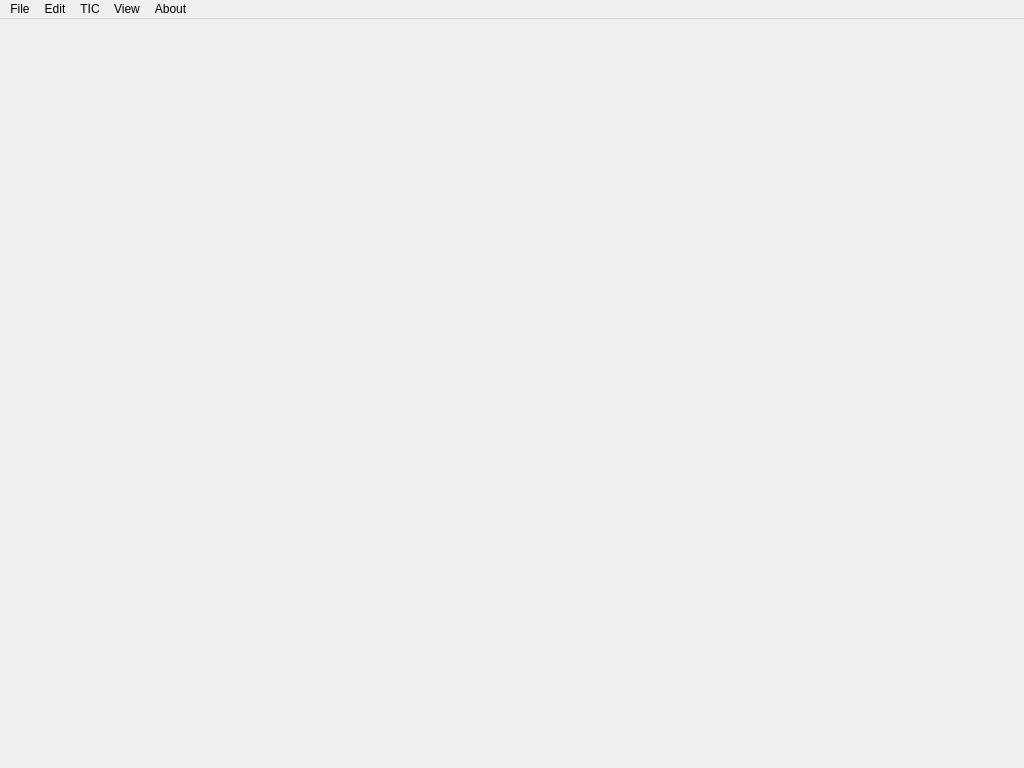
<?xml version="1.0" encoding="UTF-8"?>
<ui version="4.0">
 <class>MainTigerWindow</class>
 <widget class="QMainWindow" name="MainTigerWindow">
  <property name="geometry">
   <rect>
    <x>0</x>
    <y>0</y>
    <width>1024</width>
    <height>768</height>
   </rect>
  </property>
  <property name="minimumSize">
   <size>
    <width>1024</width>
    <height>768</height>
   </size>
  </property>
  <property name="windowTitle">
   <string>TIGER - Topological Interlocking GEneratoR</string>
  </property>
  <property name="windowIcon">
   <iconset>
    <normaloff>:/Icons/help.png</normaloff>:/Icons/help.png</iconset>
  </property>
  <property name="iconSize">
   <size>
    <width>22</width>
    <height>22</height>
   </size>
  </property>
  <widget class="QWidget" name="centralwidget">
   <layout class="QGridLayout" name="gridLayout">
    <item row="0" column="0">
     <widget class="QVTKOpenGLNativeWidget" name="qvtkWidget" native="true"/>
    </item>
   </layout>
  </widget>
  <widget class="QMenuBar" name="menuBar">
   <property name="geometry">
    <rect>
     <x>0</x>
     <y>0</y>
     <width>1024</width>
     <height>20</height>
    </rect>
   </property>
   <widget class="QMenu" name="menuFile">
    <property name="title">
     <string>File</string>
    </property>
    <widget class="QMenu" name="menuNew">
     <property name="title">
      <string>New</string>
     </property>
     <widget class="QMenu" name="menuNewTessellation">
      <property name="title">
       <string>Tessellation</string>
      </property>
      <widget class="QMenu" name="menuNewParametricSurface">
       <property name="title">
        <string>Parametric Surface</string>
       </property>
       <addaction name="actionNewBarrelVaultGeometry"/>
       <addaction name="actionNewBendedSquareGeometry"/>
       <addaction name="actionNewConeGeometry"/>
       <addaction name="actionNewCylinderGeometry"/>
       <addaction name="actionNewParaboloidGeometry"/>
       <addaction name="actionNewSquareGridGeometry"/>
       <addaction name="actionNewTorusGeometry"/>
       <addaction name="actionNewTruncatedConeGeometry"/>
       <addaction name="actionNewCyclideGeometry"/>
      </widget>
      <widget class="QMenu" name="menuNewPolygon">
       <property name="title">
        <string>Polygon</string>
       </property>
       <addaction name="actionNewEquilateralTriangleGeometry"/>
       <addaction name="actionNewNsidedRegularPolygonGeometry"/>
       <addaction name="actionNewRectangleGeometry"/>
       <addaction name="actionNewSquareGeometry"/>
      </widget>
      <widget class="QMenu" name="menuNewSolid">
       <property name="title">
        <string>Solid</string>
       </property>
       <addaction name="actionNewPlatonicSolidGeometry"/>
       <addaction name="actionNewArchimedeanSolidGeometry"/>
      </widget>
      <addaction name="menuNewParametricSurface"/>
      <addaction name="menuNewPolygon"/>
      <addaction name="menuNewSolid"/>
      <addaction name="separator"/>
      <addaction name="actionNewObjFileGeometry"/>
     </widget>
     <addaction name="actionNewWorkspace"/>
     <addaction name="menuNewTessellation"/>
    </widget>
    <widget class="QMenu" name="menuSaveGeogebraJsFile">
     <property name="title">
      <string>Save Geogebra JS File</string>
     </property>
     <addaction name="actionSaveGeogebraJsTessellationFile"/>
     <addaction name="actionSaveGeogebraJsAllAssemblyFile"/>
     <addaction name="actionSaveGeogebraJsAssemblyFilePerBlock"/>
     <addaction name="actionSaveGeogebraJsAllInterfacePolygonsFile"/>
     <addaction name="separator"/>
     <addaction name="actionSaveGeogebraJsAllFile"/>
    </widget>
    <widget class="QMenu" name="menuSaveOBJFile">
     <property name="title">
      <string>Save OBJ File</string>
     </property>
     <addaction name="actionSaveObjTessellationFile"/>
     <addaction name="actionSaveObjAllAssemblyFile"/>
     <addaction name="actionSaveObjAssemblyFilePerBlock"/>
     <addaction name="actionSaveObjAllInterfacePolygonsFile"/>
     <addaction name="actionSaveObjWorkspaceFile"/>
    </widget>
    <widget class="QMenu" name="menuSaveVRMLFile">
     <property name="title">
      <string>Save VRML File</string>
     </property>
     <addaction name="actionSaveVrmlTessellationFile"/>
     <addaction name="actionSaveVrmlAssemblyFile"/>
     <addaction name="actionSaveVrmlAssemblyFilePerBlock"/>
     <addaction name="actionSaveVrmlInterfacePolygonsFile"/>
     <addaction name="actionSaveVrmlWorkspaceFile"/>
    </widget>
    <addaction name="menuNew"/>
    <addaction name="separator"/>
    <addaction name="actionSaveAbaqusFile"/>
    <addaction name="menuSaveGeogebraJsFile"/>
    <addaction name="menuSaveOBJFile"/>
    <addaction name="menuSaveVRMLFile"/>
    <addaction name="separator"/>
    <addaction name="actionClose"/>
   </widget>
   <widget class="QMenu" name="menuEdit">
    <property name="title">
     <string>Edit</string>
    </property>
    <widget class="QMenu" name="menuEditTessellation">
     <property name="title">
      <string>Tessellation</string>
     </property>
     <addaction name="actionEditTessellationCentroidToOrigin"/>
     <addaction name="actionEditDualTessellation"/>
     <addaction name="actionEditTileSubdivision"/>
     <addaction name="actionEditFlipTessellation"/>
     <addaction name="actionEditNormalizeVertices"/>
     <addaction name="actionEditRotateTessellation"/>
     <addaction name="actionEditScaleTessellation"/>
    </widget>
    <widget class="QMenu" name="menuEditAssembly">
     <property name="title">
      <string>Assembly</string>
     </property>
     <widget class="QMenu" name="menuEditAssemblyClip">
      <property name="title">
       <string>Clip</string>
      </property>
      <addaction name="actionEditAssemblyClipExact"/>
      <addaction name="actionEditAssemblyClipTileOffset"/>
      <addaction name="actionEditAssemblyClipAdaptiveTileOffset"/>
     </widget>
     <addaction name="menuEditAssemblyClip"/>
     <addaction name="separator"/>
     <addaction name="actionEditRestoreAssembly"/>
    </widget>
    <addaction name="menuEditTessellation"/>
    <addaction name="menuEditAssembly"/>
   </widget>
   <widget class="QMenu" name="menuTic">
    <property name="title">
     <string>TIC</string>
    </property>
    <addaction name="actionTicSetCentersAndDirections"/>
    <addaction name="separator"/>
    <addaction name="actionTicTiltingAngleMethod"/>
    <addaction name="actionTicHeightBisectionMethod"/>
    <addaction name="separator"/>
    <addaction name="actionTicEnableDisableSpecificBlocks"/>
    <addaction name="actionTicAddBlockWeightLoads"/>
    <addaction name="actionTicAddBlockForceTorqueLoads"/>
    <addaction name="actionTicResetBlockLoads"/>
    <addaction name="actionTicFixBottomBlocks"/>
    <addaction name="separator"/>
    <addaction name="actionTicCalculateOverlapping"/>
    <addaction name="actionTicCalculateInterfaces"/>
    <addaction name="separator"/>
    <addaction name="actionTicStaticEquilibriumAnalysis"/>
   </widget>
   <widget class="QMenu" name="menuView">
    <property name="title">
     <string>View</string>
    </property>
    <widget class="QMenu" name="menuViewWorkspace">
     <property name="title">
      <string>Workspace</string>
     </property>
     <widget class="QMenu" name="menuViewTessellation">
      <property name="title">
       <string>Tessellation</string>
      </property>
      <addaction name="actionViewTessellationGeometry"/>
      <addaction name="actionViewTessellationBoundingBox"/>
     </widget>
     <widget class="QMenu" name="menuViewAssembly">
      <property name="title">
       <string>Assembly</string>
      </property>
      <addaction name="actionViewAssemblyGeometry"/>
      <addaction name="actionViewAssemblyBlockIndices"/>
      <addaction name="actionViewAssemblyBoundingBoxes"/>
     </widget>
     <widget class="QMenu" name="menuViewInterfacePolygons">
      <property name="title">
       <string>Interface Polygons</string>
      </property>
      <addaction name="actionViewPlainInterfaces"/>
      <addaction name="actionViewCompressionForces"/>
      <addaction name="actionViewTensionForces"/>
      <addaction name="actionViewUTangentialForces"/>
      <addaction name="actionViewVTangentialForces"/>
      <addaction name="separator"/>
      <addaction name="actionViewCapInterfaceForces"/>
     </widget>
     <addaction name="actionViewAxes"/>
     <addaction name="actionViewGrid"/>
     <addaction name="menuViewTessellation"/>
     <addaction name="actionViewTileCenters"/>
     <addaction name="actionViewEdgeDirections"/>
     <addaction name="menuViewAssembly"/>
     <addaction name="menuViewInterfacePolygons"/>
     <addaction name="separator"/>
     <addaction name="actionViewShowAll"/>
     <addaction name="actionViewHideAll"/>
    </widget>
    <widget class="QMenu" name="menuViewCamera">
     <property name="title">
      <string>Camera</string>
     </property>
     <addaction name="actionCameraFront"/>
     <addaction name="actionCameraBack"/>
     <addaction name="actionCameraLeft"/>
     <addaction name="actionCameraRight"/>
     <addaction name="actionCameraTop"/>
     <addaction name="actionCameraBottom"/>
     <addaction name="separator"/>
     <addaction name="actionCameraManual"/>
     <addaction name="actionCameraReset"/>
    </widget>
    <addaction name="menuViewWorkspace"/>
    <addaction name="menuViewCamera"/>
   </widget>
   <widget class="QMenu" name="menuAbout">
    <property name="title">
     <string>About</string>
    </property>
   </widget>
   <addaction name="menuFile"/>
   <addaction name="menuEdit"/>
   <addaction name="menuTic"/>
   <addaction name="menuView"/>
   <addaction name="menuAbout"/>
  </widget>
  <action name="actionEditTileSubdivision">
   <property name="text">
    <string>Face Subdivision</string>
   </property>
  </action>
  <action name="actionEditNormalizeVertices">
   <property name="text">
    <string>Normalize Vertices</string>
   </property>
  </action>
  <action name="actionEditScaleTessellation">
   <property name="text">
    <string>Scale</string>
   </property>
  </action>
  <action name="actionEditRestoreAssembly">
   <property name="text">
    <string>Restore Assembly</string>
   </property>
  </action>
  <action name="actionTicTiltingAngleMethod">
   <property name="text">
    <string>Tilting Angle Method</string>
   </property>
  </action>
  <action name="actionTicHeightBisectionMethod">
   <property name="text">
    <string>Height-Bisection Method</string>
   </property>
  </action>
  <action name="actionTicStaticEquilibriumAnalysis">
   <property name="text">
    <string>Static Equilibrium Analysis</string>
   </property>
  </action>
  <action name="actionViewAxes">
   <property name="checkable">
    <bool>true</bool>
   </property>
   <property name="checked">
    <bool>true</bool>
   </property>
   <property name="text">
    <string>Axes</string>
   </property>
  </action>
  <action name="actionViewGrid">
   <property name="checkable">
    <bool>true</bool>
   </property>
   <property name="checked">
    <bool>true</bool>
   </property>
   <property name="text">
    <string>Grid</string>
   </property>
  </action>
  <action name="actionViewTileCenters">
   <property name="checkable">
    <bool>true</bool>
   </property>
   <property name="checked">
    <bool>true</bool>
   </property>
   <property name="text">
    <string>Tile Centers</string>
   </property>
  </action>
  <action name="actionViewEdgeDirections">
   <property name="checkable">
    <bool>true</bool>
   </property>
   <property name="checked">
    <bool>true</bool>
   </property>
   <property name="text">
    <string>Edge Directions</string>
   </property>
  </action>
  <action name="actionViewShowAll">
   <property name="text">
    <string>Show All</string>
   </property>
  </action>
  <action name="actionViewHideAll">
   <property name="text">
    <string>Hide All</string>
   </property>
  </action>
  <action name="actionNewWorkspace">
   <property name="text">
    <string>Workspace</string>
   </property>
  </action>
  <action name="actionNewObjFileGeometry">
   <property name="text">
    <string>From OBJ file</string>
   </property>
  </action>
  <action name="actionNewBendedSquareGeometry">
   <property name="text">
    <string>Bended Square</string>
   </property>
  </action>
  <action name="actionNewConeGeometry">
   <property name="text">
    <string>Cone</string>
   </property>
  </action>
  <action name="actionNewCylinderGeometry">
   <property name="text">
    <string>Cylinder</string>
   </property>
  </action>
  <action name="actionNewSquareGridGeometry">
   <property name="text">
    <string>Square Grid</string>
   </property>
  </action>
  <action name="actionNewTorusGeometry">
   <property name="text">
    <string>Torus</string>
   </property>
  </action>
  <action name="actionNewTruncatedConeGeometry">
   <property name="text">
    <string>Truncated Cone</string>
   </property>
  </action>
  <action name="actionNewEquilateralTriangleGeometry">
   <property name="text">
    <string>Equilateral Triangle</string>
   </property>
  </action>
  <action name="actionNewNsidedRegularPolygonGeometry">
   <property name="text">
    <string>N-sided Regular Polygon</string>
   </property>
  </action>
  <action name="actionNewRectangleGeometry">
   <property name="text">
    <string>Rectangle</string>
   </property>
  </action>
  <action name="actionNewSquareGeometry">
   <property name="text">
    <string>Square</string>
   </property>
  </action>
  <action name="actionNewPlatonicSolidGeometry">
   <property name="text">
    <string>Platonic Solid</string>
   </property>
  </action>
  <action name="actionNewArchimedeanSolidGeometry">
   <property name="text">
    <string>Archimedean Solid</string>
   </property>
  </action>
  <action name="actionCameraFront">
   <property name="text">
    <string>Front</string>
   </property>
  </action>
  <action name="actionCameraBack">
   <property name="text">
    <string>Back</string>
   </property>
  </action>
  <action name="actionCameraLeft">
   <property name="text">
    <string>Left</string>
   </property>
  </action>
  <action name="actionCameraRight">
   <property name="text">
    <string>Right</string>
   </property>
  </action>
  <action name="actionCameraTop">
   <property name="text">
    <string>Top</string>
   </property>
  </action>
  <action name="actionCameraBottom">
   <property name="text">
    <string>Bottom</string>
   </property>
  </action>
  <action name="actionCameraManual">
   <property name="text">
    <string>Manual</string>
   </property>
  </action>
  <action name="actionCameraReset">
   <property name="text">
    <string>Reset</string>
   </property>
  </action>
  <action name="actionClose">
   <property name="text">
    <string>Close</string>
   </property>
  </action>
  <action name="actionEditDualTessellation">
   <property name="text">
    <string>Dual</string>
   </property>
  </action>
  <action name="actionNewParaboloidGeometry">
   <property name="text">
    <string>Paraboloid</string>
   </property>
  </action>
  <action name="actionTicSetCentersAndDirections">
   <property name="text">
    <string>Set Centers and Directions</string>
   </property>
  </action>
  <action name="actionSaveAbaqusFile">
   <property name="text">
    <string>Save Abaqus File</string>
   </property>
  </action>
  <action name="actionSaveGeogebraJsTessellationFile">
   <property name="text">
    <string>Tessellation</string>
   </property>
  </action>
  <action name="actionSaveGeogebraJsAllAssemblyFile">
   <property name="text">
    <string>Assembly (Single File)</string>
   </property>
  </action>
  <action name="actionSaveGeogebraJsAllInterfacePolygonsFile">
   <property name="text">
    <string>Interface Polygons</string>
   </property>
  </action>
  <action name="actionSaveGeogebraJsAllFile">
   <property name="text">
    <string>All Together</string>
   </property>
  </action>
  <action name="actionSaveGeogebraJsAssemblyFilePerBlock">
   <property name="text">
    <string>Assembly (File per Block)</string>
   </property>
  </action>
  <action name="actionSaveObjTessellationFile">
   <property name="text">
    <string>Tessellation</string>
   </property>
  </action>
  <action name="actionSaveObjAllAssemblyFile">
   <property name="text">
    <string>Assembly (Single File)</string>
   </property>
  </action>
  <action name="actionSaveObjAssemblyFilePerBlock">
   <property name="text">
    <string>Assembly (File per Block)</string>
   </property>
  </action>
  <action name="actionSaveObjAllInterfacePolygonsFile">
   <property name="text">
    <string>Interface Polygons</string>
   </property>
  </action>
  <action name="actionEditAssemblyClipExact">
   <property name="text">
    <string>Exact</string>
   </property>
  </action>
  <action name="actionEditAssemblyClipTileOffset">
   <property name="text">
    <string>Tile Offset</string>
   </property>
  </action>
  <action name="actionEditAssemblyClipAdaptiveTileOffset">
   <property name="text">
    <string>Adaptive Tile Offset</string>
   </property>
  </action>
  <action name="actionEditRotateTessellation">
   <property name="text">
    <string>Rotate</string>
   </property>
  </action>
  <action name="actionEditTessellationCentroidToOrigin">
   <property name="text">
    <string>Centroid to Origin</string>
   </property>
  </action>
  <action name="actionTicCalculateInterfaces">
   <property name="text">
    <string>Calculate Interfaces</string>
   </property>
  </action>
  <action name="actionTicCalculateOverlapping">
   <property name="text">
    <string>Calculate Overlapping</string>
   </property>
  </action>
  <action name="actionTicFixBottomBlocks">
   <property name="text">
    <string>Fix Bottom Blocks</string>
   </property>
  </action>
  <action name="actionViewTessellationGeometry">
   <property name="checkable">
    <bool>true</bool>
   </property>
   <property name="checked">
    <bool>true</bool>
   </property>
   <property name="text">
    <string>Geometry</string>
   </property>
  </action>
  <action name="actionViewTessellationBoundingBox">
   <property name="checkable">
    <bool>true</bool>
   </property>
   <property name="text">
    <string>Bounding Box</string>
   </property>
  </action>
  <action name="actionViewAssemblyGeometry">
   <property name="checkable">
    <bool>true</bool>
   </property>
   <property name="checked">
    <bool>true</bool>
   </property>
   <property name="text">
    <string>Geometry</string>
   </property>
  </action>
  <action name="actionViewAssemblyBoundingBoxes">
   <property name="checkable">
    <bool>true</bool>
   </property>
   <property name="text">
    <string>Bounding Boxes</string>
   </property>
  </action>
  <action name="actionViewPlainInterfaces">
   <property name="checkable">
    <bool>true</bool>
   </property>
   <property name="text">
    <string>Plain</string>
   </property>
  </action>
  <action name="actionViewCompressionForces">
   <property name="checkable">
    <bool>true</bool>
   </property>
   <property name="text">
    <string>Compression Forces</string>
   </property>
  </action>
  <action name="actionViewTensionForces">
   <property name="checkable">
    <bool>true</bool>
   </property>
   <property name="text">
    <string>Tension Forces</string>
   </property>
  </action>
  <action name="actionViewUTangentialForces">
   <property name="checkable">
    <bool>true</bool>
   </property>
   <property name="text">
    <string>U-Tangential Forces</string>
   </property>
  </action>
  <action name="actionViewVTangentialForces">
   <property name="checkable">
    <bool>true</bool>
   </property>
   <property name="text">
    <string>V-Tangential Forces</string>
   </property>
  </action>
  <action name="actionSaveObjWorkspaceFile">
   <property name="text">
    <string>Workspace</string>
   </property>
  </action>
  <action name="actionSaveVrmlTessellationFile">
   <property name="text">
    <string>Tessellation</string>
   </property>
  </action>
  <action name="actionSaveVrmlAssemblyFile">
   <property name="text">
    <string>Assembly (Single File)</string>
   </property>
  </action>
  <action name="actionSaveVrmlAssemblyFilePerBlock">
   <property name="text">
    <string>Assembly (File per Block)</string>
   </property>
  </action>
  <action name="actionSaveVrmlInterfacePolygonsFile">
   <property name="text">
    <string>Interfaces</string>
   </property>
  </action>
  <action name="actionSaveVrmlWorkspaceFile">
   <property name="text">
    <string>Workspace</string>
   </property>
  </action>
  <action name="actionEditFlipTessellation">
   <property name="text">
    <string>Flip</string>
   </property>
  </action>
  <action name="actionNewCyclideGeometry">
   <property name="text">
    <string>Cyclide</string>
   </property>
  </action>
  <action name="actionTicAddBlockWeightLoads">
   <property name="text">
    <string>Add Block Weight Loads</string>
   </property>
  </action>
  <action name="actionTicAddBlockForceTorqueLoads">
   <property name="text">
    <string>Add Block Force/Torque Loads</string>
   </property>
  </action>
  <action name="actionTicEnableDisableAllBlocks">
   <property name="text">
    <string>Enable/Disable All Blocks</string>
   </property>
  </action>
  <action name="actionTicEnableDisableSpecificBlocks">
   <property name="text">
    <string>Enable/Disable Specific Blocks</string>
   </property>
  </action>
  <action name="actionViewAssemblyBlockIndices">
   <property name="checkable">
    <bool>true</bool>
   </property>
   <property name="text">
    <string>Block Indices</string>
   </property>
  </action>
  <action name="actionTicResetBlockLoads">
   <property name="text">
    <string>Reset Block Loads</string>
   </property>
  </action>
  <action name="actionViewCapInterfaceForces">
   <property name="text">
    <string>Cap Forces</string>
   </property>
  </action>
  <action name="actionNewBarrelVaultGeometry">
   <property name="text">
    <string>Barrel Vault</string>
   </property>
  </action>
 </widget>
 <customwidgets>
  <customwidget>
   <class>QVTKOpenGLNativeWidget</class>
   <extends>QWidget</extends>
   <header>QVTKOpenGLNativeWidget.h</header>
  </customwidget>
 </customwidgets>
 <resources>
  <include location="Icons/icons.qrc"/>
 </resources>
 <connections/>
</ui>
